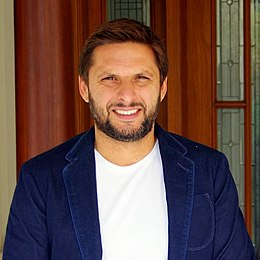
#> input picture images/sample1.jpg, 260 x 260 px; its folder holds only this picture in this run
$ python -i demo.py   (imports and definitions only)
#> lines starting #> are read from the running program, lines starting #| are printed output that depends on the picture
#> further down, picture is the input picture: shape (260, 260, 3); mean B, G, R 71.8, 77.5, 104
# /usr/bin/python3
import cv2
import numpy as np
import sys
import tensorflow as tf
import copy

from model import predict, image_to_tensor, deepnn

CASC_PATH = './data/haarcascade_files/haarcascade_frontalface_default.xml'
cascade_classifier = cv2.CascadeClassifier(CASC_PATH)
EMOTIONS = ['angry', 'disgusted', 'fearful', 'happy', 'sad', 'surprised', 'neutral']
SAMPLE_IMAGE="images/sample1.jpg"


def format_image(image):
  if len(image.shape) > 2 and image.shape[2] == 3:
    image = cv2.cvtColor(image, cv2.COLOR_BGR2GRAY)
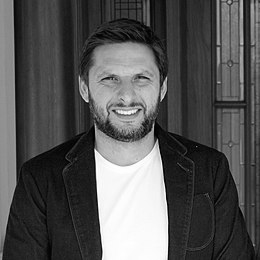
#> image: shape (260, 260); min 1, max 255, mean 84.8
  faces = cascade_classifier.detectMultiScale(
    image,
    scaleFactor = 1.3,
    minNeighbors = 5
  )
#> faces = [[86, 49, 81, 81]]
  # None is no face found in image
  if not len(faces) > 0:
    return None, None
  max_are_face = faces[0]
#> max_are_face = [86, 49, 81, 81]
  for face in faces:
    if face[2] * face[3] > max_are_face[2] * max_are_face[3]:
      max_are_face = face
#> this loop made 1 pass
  # face to image
  face_coor =  max_are_face
#> face_coor = [86, 49, 81, 81]
  image = image[face_coor[1]:(face_coor[1] + face_coor[2]), face_coor[0]:(face_coor[0] + face_coor[3])]
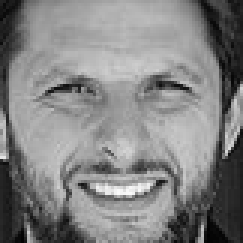
#> image: shape (81, 81) (shown 3 times larger); min 1, max 250, mean 130.9
  # Resize image to network size
  try:
    image = cv2.resize(image, (48, 48), interpolation=cv2.INTER_CUBIC)
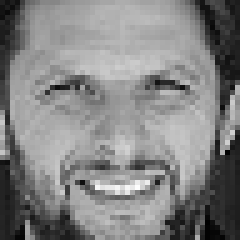
#> image: shape (48, 48) (shown 5 times larger); min 0, max 253, mean 130.9
  except Exception:
    print("[+} Problem during resize")
    return None, None
  return  image, face_coor

# [34 lines left out: functions face_dect, resize_image, not called in this run]

def draw_emotion():
  pass

# [42 lines left out: function demo, not called in this run]


>>> import cv2
>>> picture = cv2.imread('images/sample1.jpg')
>>> result = format_image(picture)

$ run again, on images/sample2.jpg
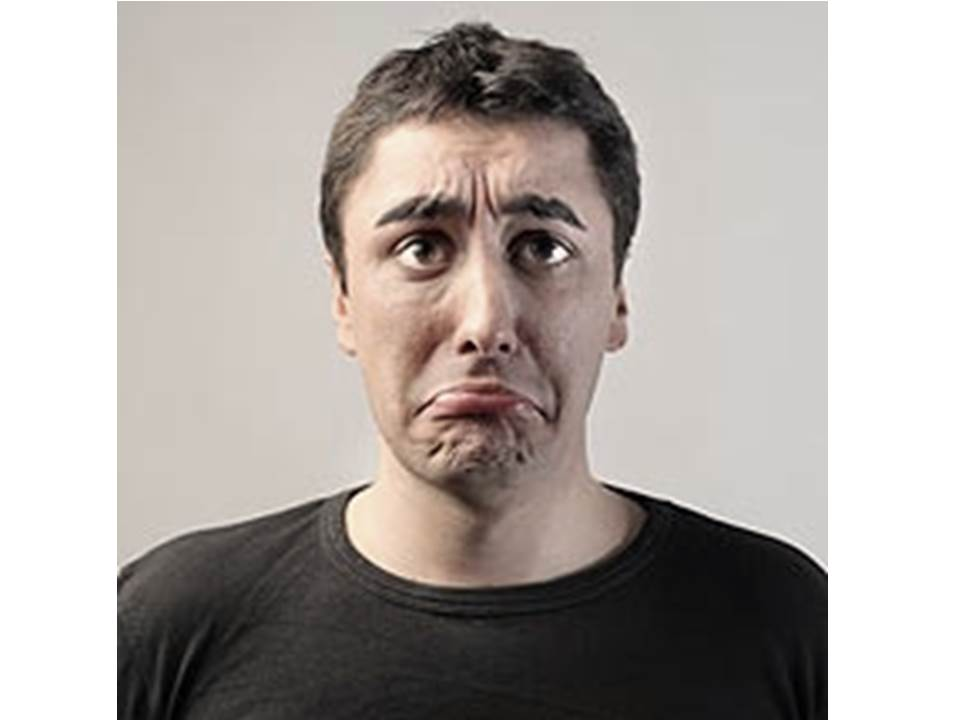
#> input picture images/sample2.jpg, 960 x 720 px
#> picture is the input picture: shape (720, 960, 3); mean B, G, R 166.2, 170.3, 176.8
#> in format_image, `image = cv2.cvtColor(image, cv2.COLOR_BGR2GRAY)`:
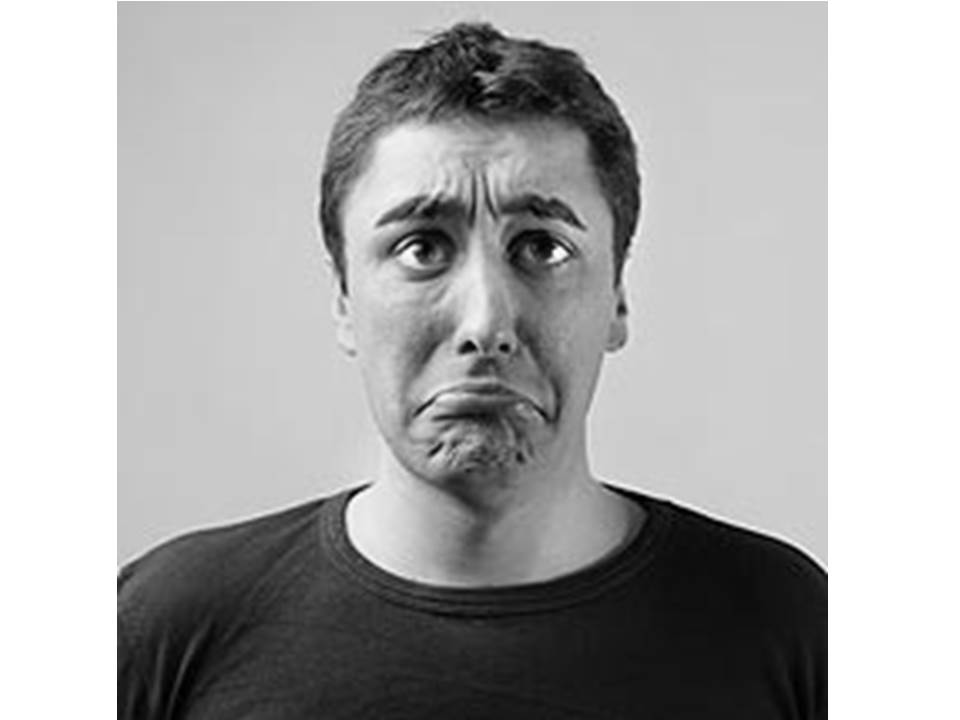
#> image: shape (720, 960); min 0, max 255, mean 171.7
#> faces = [[309, 104, 358, 358]]
#> max_are_face = [309, 104, 358, 358]
#> the loop in format_image, `for face in faces:` made 1 pass
#> in format_image, `image = cv2.resize(image, (48, 48), interpolation=cv2.INTER_CUBIC)`:
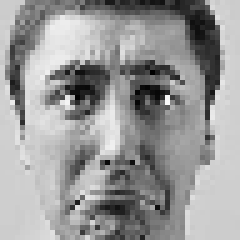
#> image: shape (48, 48) (shown 5 times larger); min 0, max 250, mean 152.9

$ run again, on images/sample3.jpg
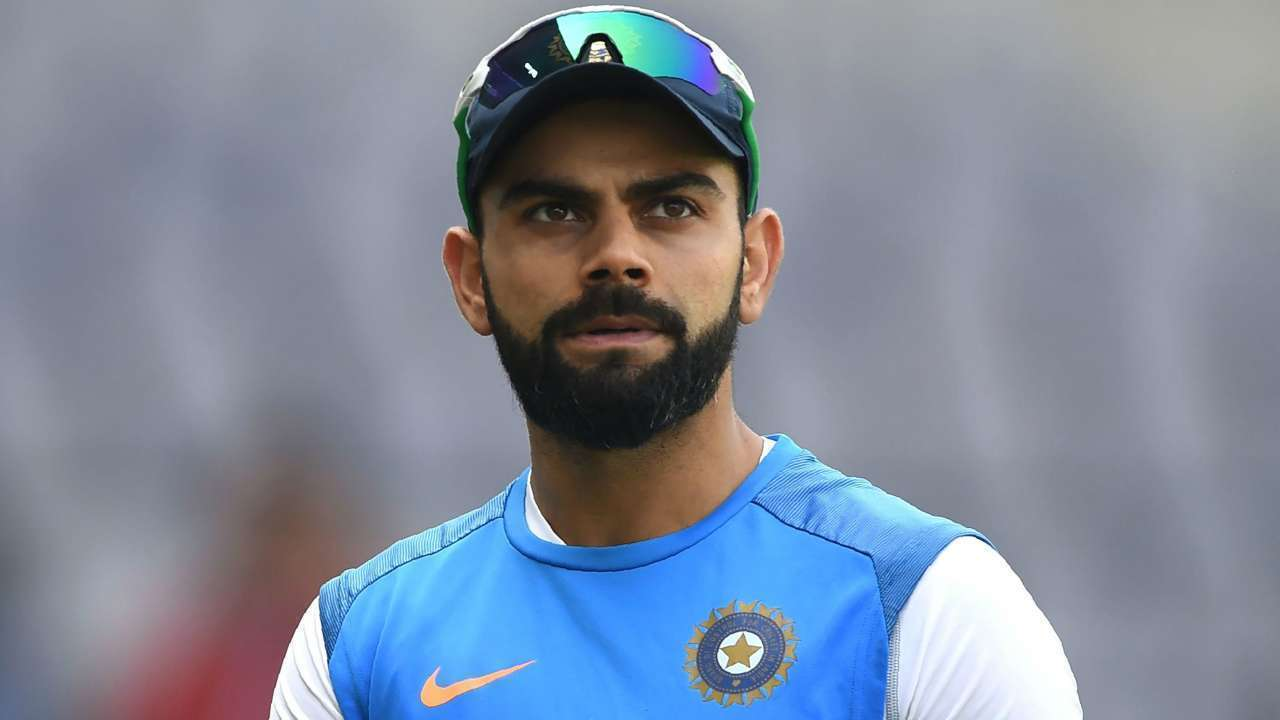
#> input picture images/sample3.jpg, 1280 x 720 px
#> picture is the input picture: shape (720, 1280, 3); mean B, G, R 154.5, 137.1, 128
#> in format_image, `image = cv2.cvtColor(image, cv2.COLOR_BGR2GRAY)`:
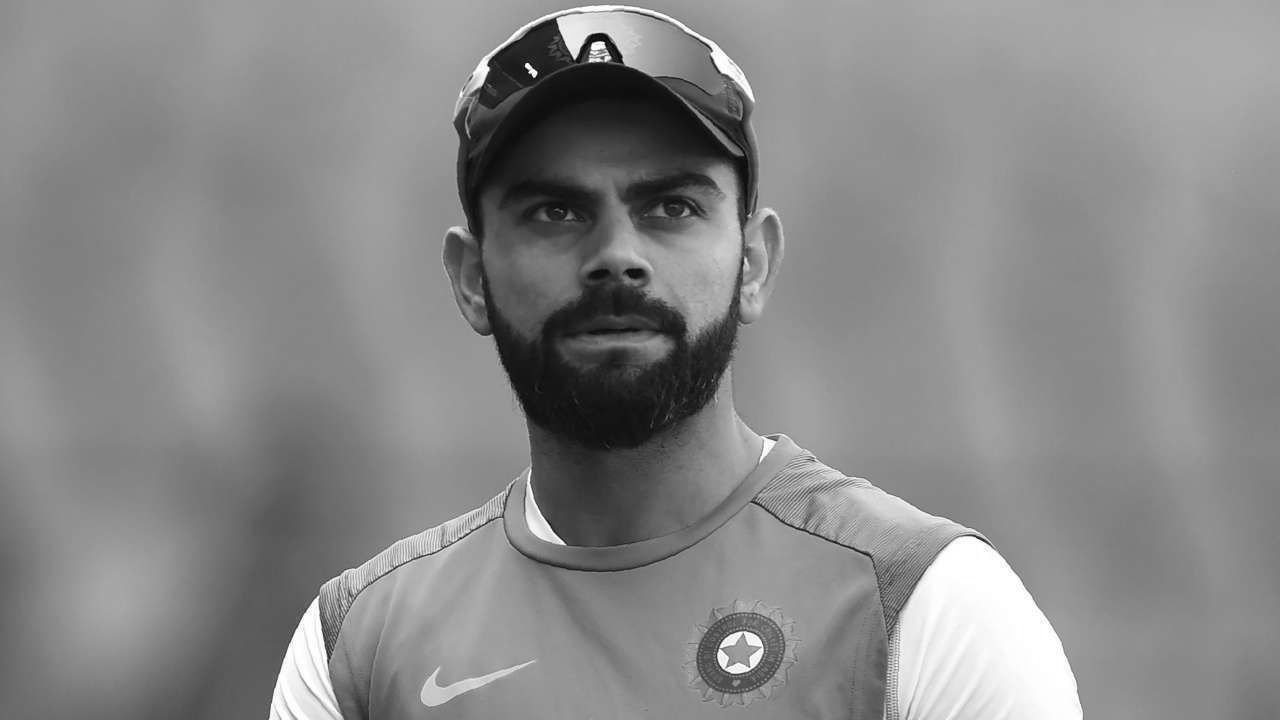
#> image: shape (720, 1280); min 1, max 255, mean 136.3
#> faces = [[458, 88, 315, 315]]
#> max_are_face = [458, 88, 315, 315]
#> the loop in format_image, `for face in faces:` made 1 pass
#> in format_image, `image = cv2.resize(image, (48, 48), interpolation=cv2.INTER_CUBIC)`:
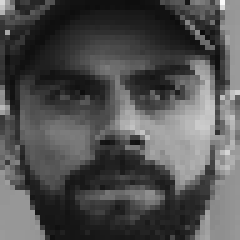
#> image: shape (48, 48) (shown 5 times larger); min 12, max 250, mean 80.1
